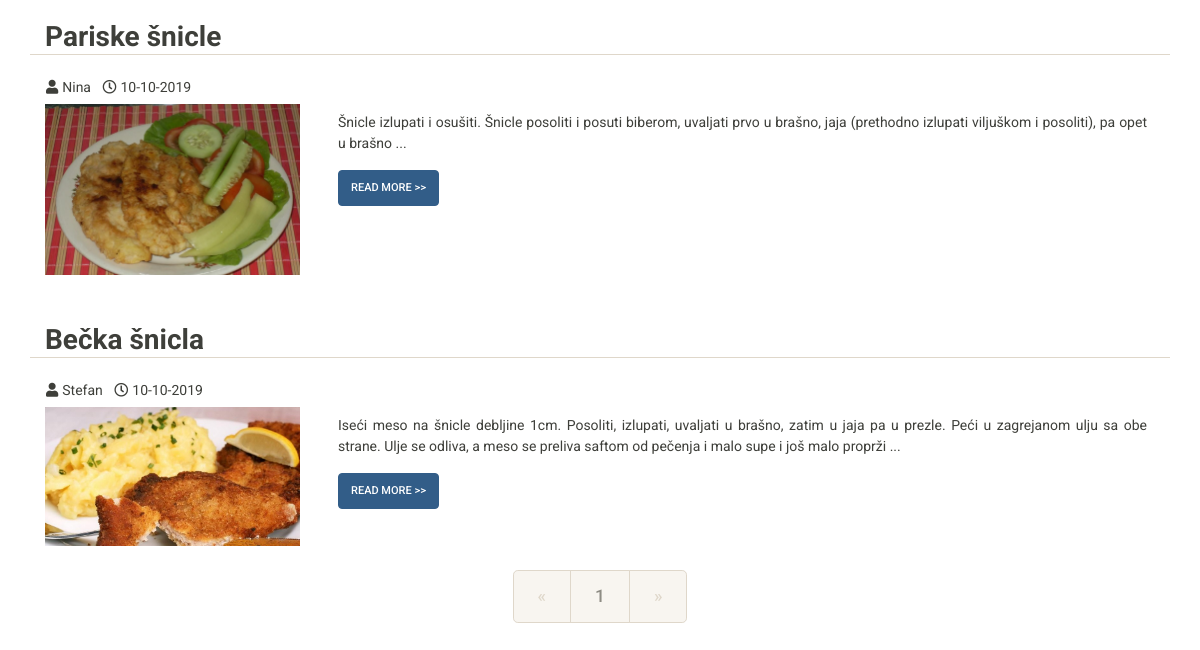
The app's page / (lower part), older data.
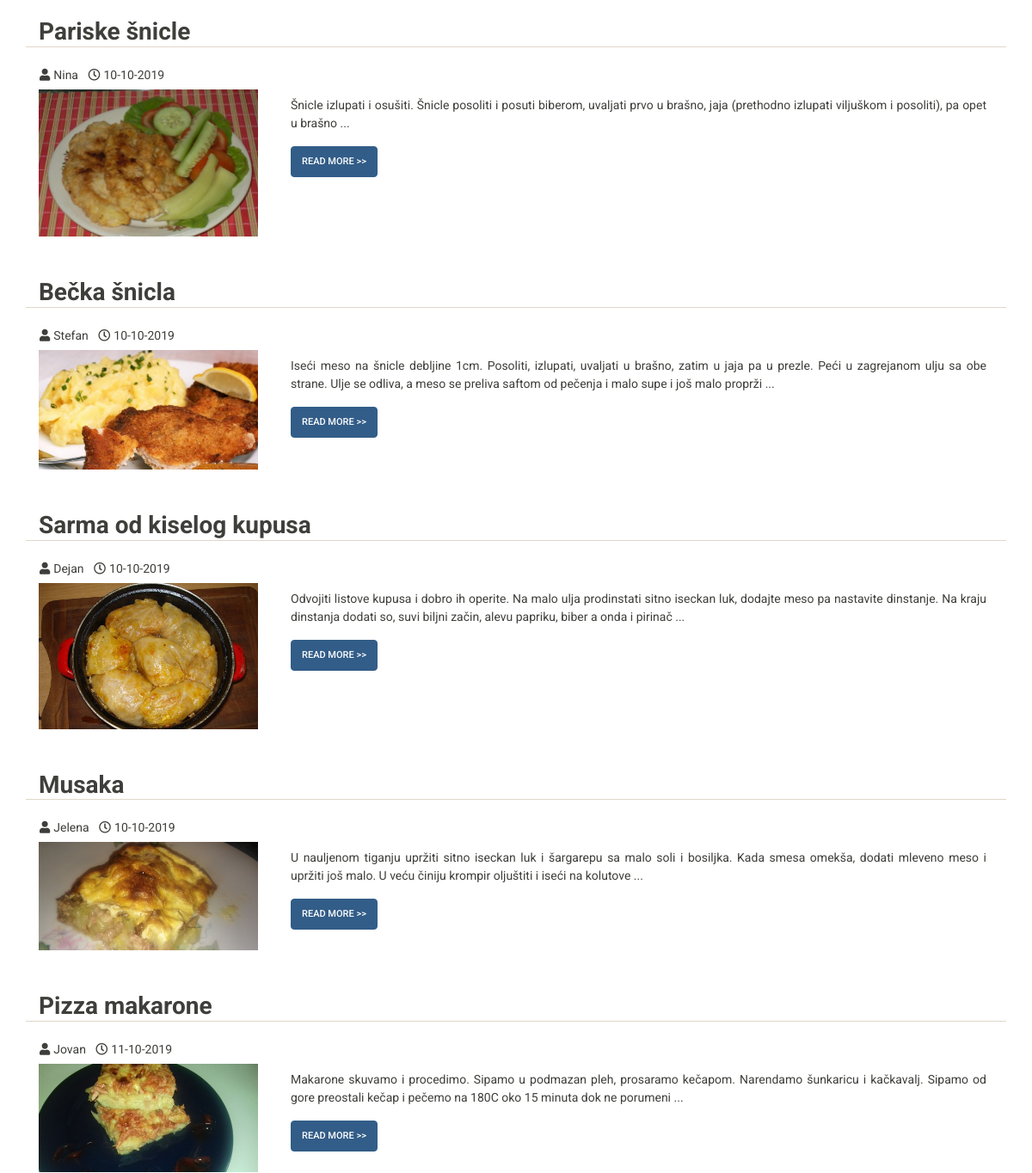
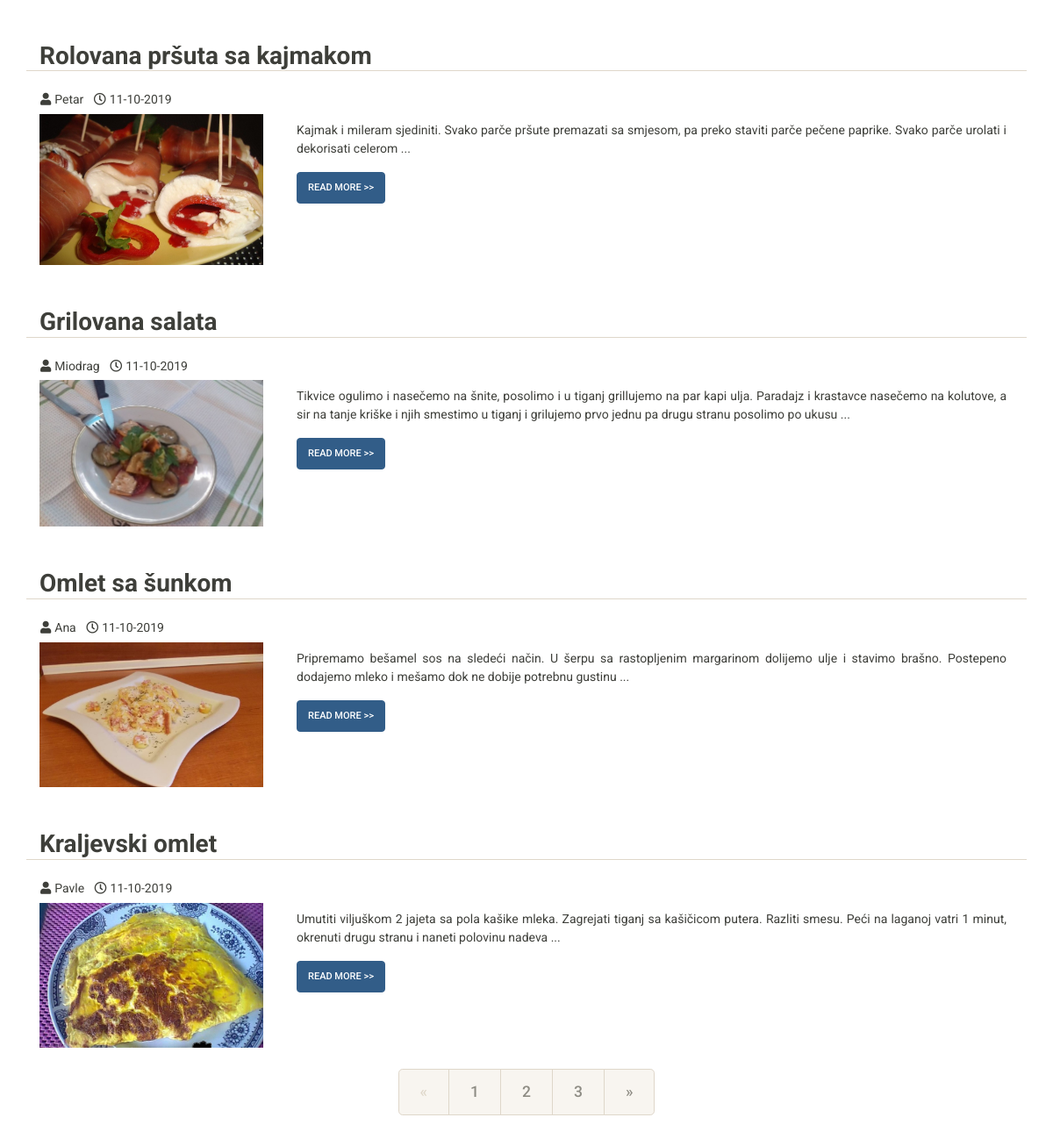
The same page, newer data (2 pictures, top to bottom).
### tables this page shows
CREATE TABLE IF NOT EXISTS `recepti` (
  `recept_id` int(11) NOT NULL AUTO_INCREMENT,
  `naziv_recepta` varchar(40) NOT NULL,
  `sastojci` varchar(512) NOT NULL,
  `slika_jela` varchar(256) DEFAULT NULL,
  `sadrzaj_recepta` text NOT NULL,
  `kategorija_jela` int(11) NOT NULL,
  `datum_unosa` timestamp NOT NULL DEFAULT CURRENT_TIMESTAMP ON UPDATE CURRENT_TIMESTAMP,
  `vreme_pripreme` varchar(20) NOT NULL,
  `autor_recepta` varchar(25) NOT NULL,
  PRIMARY KEY (`recept_id`),
  KEY `recept_korisnika` (`autor_recepta`),
  KEY `kategorija_recepta` (`kategorija_jela`)
);

CREATE TABLE IF NOT EXISTS `korisnici` (
  `korisnicko_ime` varchar(20) NOT NULL COMMENT 'korisnicko ime mora biti jedinstveno',
  `lozinka` varchar(64) NOT NULL,
  `ime` varchar(25) NOT NULL,
  `prezime` varchar(25) NOT NULL,
  `el_adresa` varchar(128) NOT NULL,
  `datum_rodjenja` date DEFAULT NULL,
  `adresa_stanovanja` varchar(128) DEFAULT NULL,
  `drzava_stanovanja` varchar(128) DEFAULT NULL,
  `pol` varchar(1) DEFAULT NULL,
  `telefon` varchar(20) DEFAULT NULL,
  `mobilni_telefon` varchar(20) DEFAULT NULL,
  `administrator` tinyint(1) DEFAULT NULL,
  PRIMARY KEY (`korisnicko_ime`)
);

### index.php (the view, shortened to what the changed rows need)
<!DOCTYPE html>
<html lang="en">
<head>
    <link rel="stylesheet" type="text/css" href="./bootstrap/bootstrap.css">
    <link rel="stylesheet" href="./fontawesome/css/all.css">
    <link rel="stylesheet" type="text/css" href="./css/nasiStilovi.css">
</head>
<body>
    <div class="container mt-5 pt-5">
        <?php
            $servername = "localhost";
            $username = "root";
            $password = "";
            $dbname = "kulinarko";
            $datatable = "recepti";
            $datatable_kor = "korisnici";
            $results_per_page = 10;
            $mysqli = new mysqli($servername, $username, $password, $dbname);
            if ( $mysqli->connect_error ) {
                echo "Error: ".$mysqli->connect_error;
            } else {
                $mysqli->set_charset("utf8");
                if (isset($_GET["page"])) {
                    $page = $_GET["page"];
                } else {
                    $page = 1;
                };
                $start_from = ($page-1) * $results_per_page;
                $query = "SELECT * FROM ".$datatable." ORDER BY RECEPT_ID ASC LIMIT $start_from, ".$results_per_page;
                $result = $mysqli->query($query);
                if ( $result == FALSE ) {
                    echo "Error: ".$mysqli->error($connection);
                } else {
                    while( $row = $result->fetch_assoc() ) {
                        $timestamp = strtotime($row["datum_unosa"]);
                        $date = date('d-m-Y', $timestamp);
                        $query_imeAutora = "SELECT * FROM ".$datatable_kor." WHERE korisnicko_ime = '".$row["autor_recepta"]."'";
                        $result_imeAutora = $mysqli->query($query_imeAutora);
                        if ( $result_imeAutora == FALSE ) {
                            $imeAutora = $row["autor_recepta"];
                        } else {
                            $row_users = $result_imeAutora->fetch_assoc();
                            $imeAutora = $row_users["ime"];
                        }
                        $sadrzajRecepta = $row["sadrzaj_recepta"];
                        $pozPoslednjeCeleReci = strpos($sadrzajRecepta, '.', 150);
                        $skraceniSadrzaj = substr($sadrzajRecepta, 0, $pozPoslednjeCeleReci);
                        $skraceniSadrzaj = $skraceniSadrzaj." ...";
                        echo "<div class='mt-5'>";
                        echo "<div class='row'>";
                        echo "<h2 class='col-12 border-bottom'> <strong>".$row["naziv_recepta"]."</strong> </h2>";
                        echo "</div>";
                        echo "<div class='row'>";
                        echo "<p class='col-12 text-capitalize'> <h6> <i class='fas fa-user ml-3 mr-1'></i>".$imeAutora." <i class='far fa-clock ml-2 mr-1'></i>".$date."</h6> </p>";
                        echo "</div>";
                        echo "<div class='row'>";
                        echo "<img src='".$row["slika_jela"]."' alt='Ime slike' class='col-9 col-md-3 rounded float-left'>";
                        echo "<p clas='col-9'>";
                        echo "<div class='d-flex flex-column mb-3 col-9'>";
                        echo "<div class='p-2 text-justify'>".$skraceniSadrzaj."</div>";
                        echo "<div class='p-2'>";
                        echo "<form method='POST' action='receptDetaljno.php'>";
                        echo "<button type='submit' class='btn btn-primary float-left'> Read More >> </button>";
                        echo "</form>";
                        echo "</div>";
                        echo "</div>";
                        echo "</p>";
                        echo "</div>";
                        echo "</div>";
                    }
                    $sql = "SELECT COUNT(RECEPT_ID) AS total FROM ".$datatable;
                    $rs_result = $mysqli->query($sql);
                    $row = $rs_result->fetch_assoc();
                    $total_pages = ceil($row["total"] / $results_per_page);
                    echo "<div class='row my-4'>";
                    echo "<ul class='pagination pagination-lg mx-auto'>";
                    for ( $i = 1; $i <= $total_pages; $i++ ) {
                        echo "<li class='page-item'>";
                        echo "<a href='index.php?page=".$i."'";
                        if ( $i == $page ) {
                            echo " class='page-link curPage active'";
                        } else {
                            echo " class='page-link'";
                        }
                        echo ">".$i."</a> ";
                        echo "</li>";
                    }
                    if ( $page == $total_pages ) {
                        echo "<li class='page-item disabled'>";
                        echo "<a class='page-link' href='#'>&raquo;</a>";
                        echo "</li>";
                    } else {
                        $sledecaStrana = $page + 1;
                        echo "<li class='page-item'>";
                        echo "<a class='page-link' href='index.php?page=".$sledecaStrana."'>&raquo;</a>";
                        echo "</li>";
                    }
                }
            }
        ?>
    </div>
</body>
</html>

Row changes from the older to the newer data that the page shows:
added recepti: naziv_recepta "Sarma od kiselog kupusa", autor_recepta.ime "Dejan", datum_unosa "10-10-2019", slika_jela (picture), skraceniSadrzaj "Odvojiti listove kupusa i dobro ih operite. Na malo ulja prodinstati sitno iseckan luk, dodajte meso pa nastavite dinstanje. Na kraju dinstanja dodati so, suvi biljni začin, alevu papriku, biber a onda i pirinač ..."
added recepti: naziv_recepta "Musaka", autor_recepta.ime "Jelena", datum_unosa "10-10-2019", slika_jela (picture), skraceniSadrzaj "U nauljenom tiganju upržiti sitno iseckan luk i šargarepu sa malo soli i bosiljka. Kada smesa omekša, dodati mleveno meso i upržiti još malo. U veću činiju krompir oljuštiti i iseći na kolutove ..."
added recepti: naziv_recepta "Pizza makarone", autor_recepta.ime "Jovan", datum_unosa "11-10-2019", slika_jela (picture), skraceniSadrzaj "Makarone skuvamo i procedimo. Sipamo u podmazan pleh, prosaramo kečapom. Narendamo šunkaricu i kačkavalj. Sipamo od gore preostali kečap i pečemo na 180C oko 15 minuta dok ne porumeni ..."
added recepti: naziv_recepta "Rolovana pršuta sa kajmakom", autor_recepta.ime "Petar", datum_unosa "11-10-2019", slika_jela (picture), skraceniSadrzaj "Kajmak i mileram sjediniti. Svako parče pršute premazati sa smjesom, pa preko staviti parče pečene paprike. Svako parče urolati i dekorisati celerom ..."
added recepti: naziv_recepta "Grilovana salata", autor_recepta.ime "Miodrag", datum_unosa "11-10-2019", slika_jela (picture), skraceniSadrzaj "Tikvice ogulimo i nasečemo na šnite, posolimo i u tiganj grillujemo na par kapi ulja. Paradajz i krastavce nasečemo na kolutove, a sir na tanje kriške i njih smestimo u tiganj i grilujemo prvo jednu pa drugu stranu posolimo po ukusu ..."
added recepti: naziv_recepta "Omlet sa šunkom", autor_recepta.ime "Ana", datum_unosa "11-10-2019", slika_jela (picture), skraceniSadrzaj "Pripremamo bešamel sos na sledeći način. U šerpu sa rastopljenim margarinom dolijemo ulje i stavimo brašno. Postepeno dodajemo mleko i mešamo dok ne dobije potrebnu gustinu ..."
added recepti: naziv_recepta "Kraljevski omlet", autor_recepta.ime "Pavle", datum_unosa "11-10-2019", slika_jela (picture), skraceniSadrzaj "Umutiti viljuškom 2 jajeta sa pola kašike mleka. Zagrejati tiganj sa kašičicom putera. Razliti smesu. Peći na laganoj vatri 1 minut, okrenuti drugu stranu i naneti polovinu nadeva ..."
Text that changed along with them:
new list line: "2"
new list line: "3"
